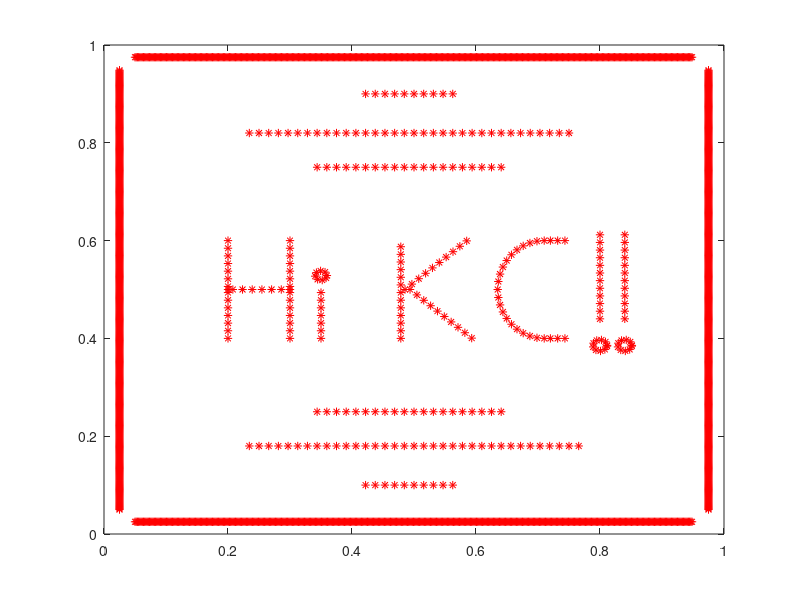
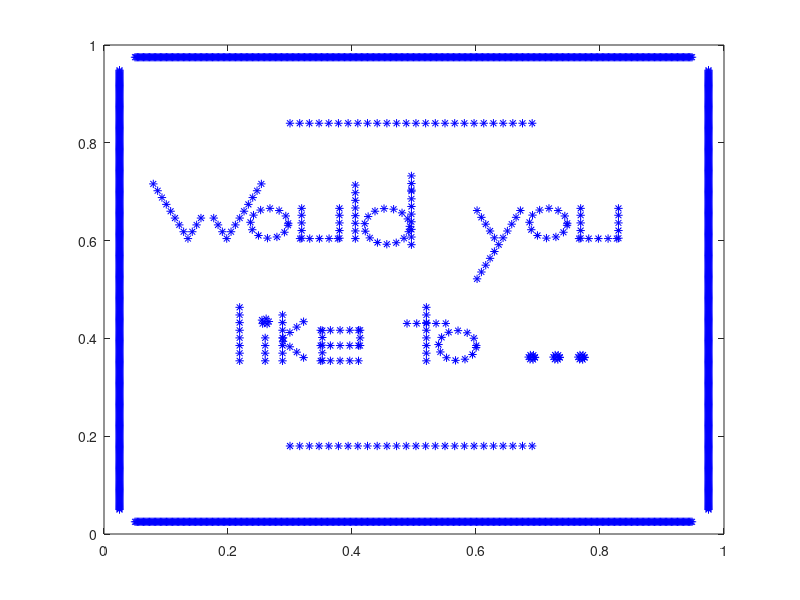
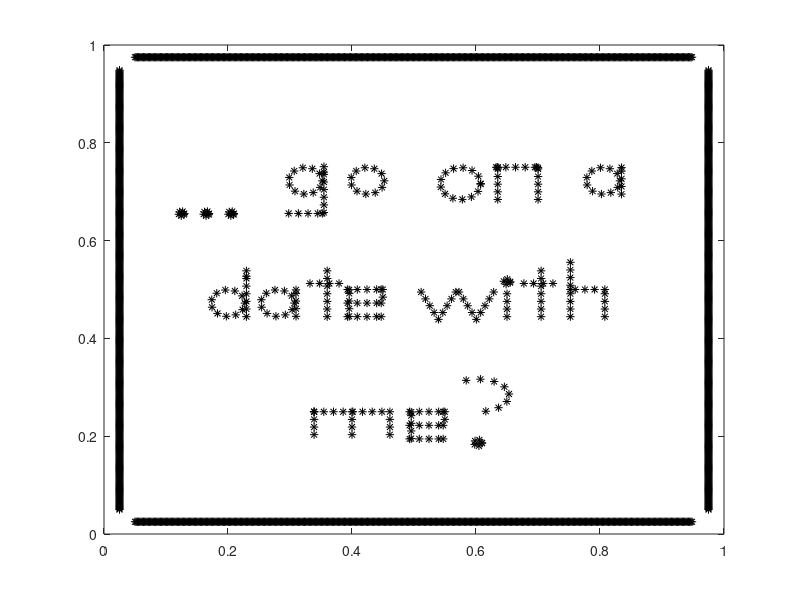

Recreate these plots in MATLAB, in order.
%-------------------------------------------------------------------------------------------------------------------%
%
% IB2d is an Immersed Boundary Code (IB) for solving fully coupled non-linear 
% 	fluid-structure interaction models. This version of the code is based off of
%	Peskin's Immersed Boundary Method Paper in Acta Numerica, 2002.
%
% Author: Nicholas A. Battista
% Email:  nick.battista@unc.edu
% Date Created: May 27th, 2015
% Institution: UNC-CH
%
% This code is capable of creating Lagrangian Structures using:
% 	1. Springs
% 	2. Beams (*torsional springs)
% 	3. Target Points
%	4. Muscle-Model (combined Force-Length-Velocity model, "HIll+(Length-Tension)")
%
% One is able to update those Lagrangian Structure parameters, e.g., spring constants, resting %%	lengths, etc
% 
% There are a number of built in Examples, mostly used for teaching purposes. 
% 
% If you would like us %to add a specific muscle model, please let Nick (nick.battista@unc.edu) know.
%
%--------------------------------------------------------------------------------------------------------------------%

%%%%%%%%%%%%%%%%%%%%%%%%%%%%%%%%%%%%%%%%%%%%%%%%%%%%%%%%%%%%%%%%%%%%%%%%%%%%%%%%%%%%%%
%
% FUNCTION: creates the RUBBERBAND-EXAMPLE geometry and prints associated input files
%
%%%%%%%%%%%%%%%%%%%%%%%%%%%%%%%%%%%%%%%%%%%%%%%%%%%%%%%%%%%%%%%%%%%%%%%%%%%%%%%%%%%%%%

function Dear_KC()

%
% Grid Parameters (MAKE SURE MATCHES IN input2d !!!)
%
Nx =  32;        % # of Eulerian Grid Pts. in x-Direction (MUST BE EVEN!!!)
Ny =  32;        % # of Eulerian Grid Pts. in y-Direction (MUST BE EVEN!!!)
Lx = 1.0;        % Length of Eulerian Grid in x-Direction
Ly = 1.0;        % Length of Eulerian Grid in y-Direction
ds = Lx/(2*Nx);  % Spatial step!


% Immersed Structure Geometric / Dynamic Parameters %
N = 2*Nx;        % Number of Lagrangian Pts. (2x resolution of Eulerian grid)
ds_Rest = 0;     % Resting length of springs
struct_name = 'dear_KC'; % Name for .vertex, .spring, etc files.

% Line on top and bottom of geometry
ds2 = 0.125*ds;
xLine = Lx/20:ds2:0.95*Lx;
yLineB = 0.025*Lx*ones(1,length(xLine));
yLineT= 0.975*Lx*ones(1,length(xLine));

xSq = [xLine xLine yLineB yLineT];
ySq = [yLineB yLineT xLine xLine];

% Call function to construct geometry
[x1,y1] = give_Me_Immsersed_Boundary_Geometry_1(Lx,Nx,ds);
x1 = [x1 xSq];
y1 = [y1 ySq];

% Call function to construct geometry
[x2,y2] = give_Me_Immsersed_Boundary_Geometry_2(Lx,Nx,ds,x1);
x2 = [x2 xSq];
y2 = [y2 ySq];

% Call function to construct geometry
[x3,y3] = give_Me_Immsersed_Boundary_Geometry_3(Lx,Nx,ds);
x3 = [x3 xSq];
y3 = [y3 ySq];


% Plot Geometry to test BEFORE taking out pts.
figure(1)
plot(x1,y1,'r*'); hold on;
axis([0 Lx 0 Ly]);

figure(2)
plot(x2,y2,'b*'); hold on;
axis([0 Lx 0 Ly]);

figure(3)
plot(x3,y3,'k*'); hold on;
axis([0 Lx 0 Ly]);


% Print files to .txt files
please_Print_Vertices_To_File(x1,y1,x2,y2,x3,y3)

% Prints .vertex file!
print_Lagrangian_Vertices(x1,y1,struct_name);


% Prints .spring file!
%k_Spring = 1e7;
%print_Lagrangian_Springs(xLag,yLag,k_Spring,ds_Rest,struct_name);


% Prints .beam file!
%k_Beam = 0.5; C = 0.0;
%print_Lagrangian_Beams(xLag,yLag,k_Beam,C,struct_name);


% Prints .target file!
k_Target = 1e6;
print_Lagrangian_Target_Pts(x1,k_Target,struct_name);

%%%%%%%%%%%%%%%%%%%%%%%%%%%%%%%%%%%%%%%%%%%%%%%%%%%%%%%%%%%%%%%%%%%%%%%%
%
% FUNCTION: prints VERTEX points to a file called struct.vertex
%
%%%%%%%%%%%%%%%%%%%%%%%%%%%%%%%%%%%%%%%%%%%%%%%%%%%%%%%%%%%%%%%%%%%%%%%%

function print_Lagrangian_Vertices(xLag,yLag,struct_name)

    N = length(xLag);

    vertex_fid = fopen([struct_name '.vertex'], 'w');

    fprintf(vertex_fid, '%d\n', N );

    %Loops over all Lagrangian Pts.
    for s = 1:N
        X_v = xLag(s);
        Y_v = yLag(s);
        fprintf(vertex_fid, '%1.16e %1.16e\n', X_v, Y_v);
    end

    fclose(vertex_fid); 
    
%%%%%%%%%%%%%%%%%%%%%%%%%%%%%%%%%%%%%%%%%%%%%%%%%%%%%%%%%%%%%%%%%%%%%%%%
%
% FUNCTION: prints TARGET points to a file called struct.target
%
%%%%%%%%%%%%%%%%%%%%%%%%%%%%%%%%%%%%%%%%%%%%%%%%%%%%%%%%%%%%%%%%%%%%%%%%

function print_Lagrangian_Target_Pts(xLag,k_Target,struct_name)

    N = length(xLag);

    target_fid = fopen([struct_name '.target'], 'w');

    fprintf(target_fid, '%d\n', N );

    %Loops over all Lagrangian Pts.
    for s = 1:N
        if s > 284
            k_Target = 2.5e9;
        end
        fprintf(target_fid, '%d %1.16e\n', s, k_Target);
    end

    fclose(target_fid); 
    
    
%%%%%%%%%%%%%%%%%%%%%%%%%%%%%%%%%%%%%%%%%%%%%%%%%%%%%%%%%%%%%%%%%%%%%%%%%%%%%%%%%%%%%
%
% FUNCTION: prints BEAM (Torsional Spring) points to a file called struct.beam
%
%%%%%%%%%%%%%%%%%%%%%%%%%%%%%%%%%%%%%%%%%%%%%%%%%%%%%%%%%%%%%%%%%%%%%%%%%%%%%%%%%%%%%

function print_Lagrangian_Beams(xLag,yLag,k_Beam,C,struct_name)

    % k_Beam: beam stiffness
    % C: beam curvature
    
    N = length(xLag); % NOTE: Total number of beams = Number of Total Lag Pts. - 2

    beam_fid = fopen([struct_name '.beam'], 'w');

    fprintf(beam_fid, '%d\n', N );

    %spring_force = kappa_spring*ds/(ds^2);

    %BEAMS BETWEEN VERTICES
    for s = 2:N-1
            if  s <= N-1         
                fprintf(beam_fid, '%d %d %d %1.16e %1.16e\n',s-1, s, s+1, k_Beam, C);  
            else
                %Case s=N
                fprintf(beam_fid, '%d %d %d %1.16e %1.16e\n',s-1, s, 1,   k_Beam, C);  
            end
    end
    fclose(beam_fid); 


%%%%%%%%%%%%%%%%%%%%%%%%%%%%%%%%%%%%%%%%%%%%%%%%%%%%%%%%%%%%%%%%%%%%%%%%
%
% FUNCTION: prints SPRING points to a file called struct.spring
%
%%%%%%%%%%%%%%%%%%%%%%%%%%%%%%%%%%%%%%%%%%%%%%%%%%%%%%%%%%%%%%%%%%%%%%%%

function print_Lagrangian_Springs(xLag,yLag,k_Spring,ds_Rest,struct_name)

    N = length(xLag);

    spring_fid = fopen([struct_name '.spring'], 'w');

    fprintf(spring_fid, '%d\n', N );

    %spring_force = kappa_spring*ds/(ds^2);

    %SPRINGS BETWEEN VERTICES
    for s = 1:N
            if s < N         
                fprintf(spring_fid, '%d %d %1.16e %1.16e\n', s, s+1, k_Spring, ds_Rest);  
            else
                %Case s=N
                fprintf(spring_fid, '%d %d %1.16e %1.16e\n', s, 1,   k_Spring, ds_Rest);  
            end
    end
    fclose(spring_fid); 
    
    

%%%%%%%%%%%%%%%%%%%%%%%%%%%%%%%%%%%%%%%%%%%%%%%%%%%%%%%%%%%%%%%%%%%%%%%%
%
% FUNCTION: creates the Lagrangian structure geometry for PHASE 1
%           msg: "Hi KC!!"
%
%%%%%%%%%%%%%%%%%%%%%%%%%%%%%%%%%%%%%%%%%%%%%%%%%%%%%%%%%%%%%%%%%%%%%%%%

function [xLag,yLag] = give_Me_Immsersed_Boundary_Geometry_1(Lx,Nx,ds)

% The immsersed structure message #1: Hi KC!! %
len = Lx/5;

xC = -Lx/4;
yC = -Lx/2;
[xH,yH] = give_Me_The_Letter_Please(ds,len,'H',xC,yC);
[xi,yi] = give_Me_The_Letter_Please(ds,len,'i',xC-0.1,yC);
[xK,yK] = give_Me_The_Letter_Please(ds,len,'K',xC-0.28,yC);
[xCap,yCap] = give_Me_The_Letter_Please(ds,len,'C',xC-0.46,yC);
[xEx1,yEx1] = give_Me_The_Letter_Please(ds,1.2*len,'!',xC-0.55,yC);
[xEx2,yEx2] = give_Me_The_Letter_Please(ds,1.2*len,'!',xC-0.59,yC);

xBL2 =  0:ds:Lx/4+3*ds;  xBL2 = xBL2 + 3/8*Lx - 2*ds;
yTL2 =  0.75*ones(1,length(xBL2));
yBL2 =  0.25*ones(1,length(xBL2));

xBL = 0:ds:Lx/2+2*ds; xBL = xBL + Lx/4 - ds;
yTL = 0.82*ones(1,length(xBL));
yBL = 0.18*ones(1,length(xBL));

xBL3 = 0:ds:Lx/8+ds; xBL3 = xBL3 + 7/16*Lx -ds;
yBL3 = 0.9*ones(1,length(xBL3));
yTL3 = 0.1*ones(1,length(xBL3));


xLag = [xH xi xK xCap xEx1 xEx2 xBL xBL2 xBL3 xBL(1:end-1) xBL2 xBL3];
yLag = [yH yi yK yCap yEx1 yEx2 yBL yBL2 yBL3 yTL(1:end-1) yTL2 yTL3];

%plot(xH,yH,'r*'); hold on;
%plot(xi,yi,'r*'); hold on;
%plot(xK,yK,'r*'); hold on;
%plot(xCap,yCap,'r*'); hold on;
%plot(xEx1,yEx1,'r*'); hold on;
%plot(xEx2,yEx2,'r*'); hold on;
%axis([0 Lx 0 Lx]);

%%%%%%%%%%%%%%%%%%%%%%%%%%%%%%%%%%%%%%%%%%%%%%%%%%%%%%%%%%%%%%%%%%%%%%%%
%
% FUNCTION: creates the Lagrangian structure geometry for PHASE 2
%           msg: "Would you like to ..."
%
%%%%%%%%%%%%%%%%%%%%%%%%%%%%%%%%%%%%%%%%%%%%%%%%%%%%%%%%%%%%%%%%%%%%%%%%

function [xLag,yLag] = give_Me_Immsersed_Boundary_Geometry_2(Lx,Nx,ds,x1)

% The immsersed structure message #2: Woud you like to... %
len = Lx/8;

xC = -Lx/6;
yC = -2*Lx/3;
[xW,yW] = give_Me_The_Letter_Please(ds,len,'W',xC,yC);
[xo,yo] = give_Me_The_Letter_Please(ds,len,'o',xC-0.1,yC);
[xu,yu] = give_Me_The_Letter_Please(ds,len,'u',xC-0.18,yC);
[xl,yl] = give_Me_The_Letter_Please(ds,len,'l',xC-0.27,yC);
[xd,yd] = give_Me_The_Letter_Please(ds,1.2*len,'d',xC-0.29,yC);

[xy,yy] = give_Me_The_Letter_Please(ds,1.2*len,'y',xC-0.47,yC);
[xo2,yo2] = give_Me_The_Letter_Please(ds,len,'o',xC-0.55,yC);
[xu2,yu2] = give_Me_The_Letter_Please(ds,len,'u',xC-0.63,yC);

xC = -Lx/4;
yC = -1*Lx/4 - Lx/6;
[xl2,yl2] = give_Me_The_Letter_Please(ds,len,'l',xC,yC);
[xi,yi] = give_Me_The_Letter_Please(ds,len,'i',xC-0.01,yC);
[xk,yk] = give_Me_The_Letter_Please(ds,len,'k',xC-0.07,yC);
[xe,ye] = give_Me_The_Letter_Please(ds,len,'e',xC-0.13,yC);

[xt,yt] = give_Me_The_Letter_Please(ds,len,'t',xC-0.27,yC);
[xo3,yo3] = give_Me_The_Letter_Please(ds,len,'o',xC-0.32,yC);

yC = -1*Lx/5 - Lx/6;
[xo4,yo4] = give_Me_The_Letter_Please(ds/3,len/6,'o',xC-0.44,yC);
[xo5,yo5] = give_Me_The_Letter_Please(ds/3,len/6,'o',xC-0.48,yC);
[xo6,yo6] = give_Me_The_Letter_Please(ds/3,len/6,'o',xC-0.52,yC);

xLag = [xW xo xu xl xd xy xo2 xu2 xl2 xi xk xe xt xo3 xo4 xo5 xo6];
yLag = [yW yo yu yl yd yy yo2 yu2 yl2 yi yk ye yt yo3 yo4 yo5 yo6];

%x1Len = length(x1)
%xLagLen=length(xLag)
%PtsLeft = abs( length(xLag) - length(x1) )
%ds1 = (Lx/2.5)/( PtsLeft/2 - 1 );

xBL = 0:ds:Lx/2.5; xBL = xBL + 3/10*Lx;
yTL = 0.84*ones(1,length(xBL));
yBL = 0.18*ones(1,length(xBL));


xLag = [xLag xBL xBL];
yLag = [yLag yTL yBL];

% plot(xW,yW,'r*'); hold on;
% plot(xo,yo,'r*'); hold on;
% plot(xu,yu,'r*'); hold on;
% plot(xl,yl,'r*'); hold on;
% plot(xd,yd,'r*'); hold on;
% 
% plot(xy,yy,'r*'); hold on;
% plot(xo2,yo2,'r*'); hold on;
% plot(xu2,yu2,'r*'); hold on;
% 
% plot(xl2,yl2,'r*'); hold on;
% plot(xi,yi,'r*'); hold on;
% plot(xk,yk,'r*'); hold on;
% plot(xe,ye,'r*'); hold on;
% 
% plot(xt,yt,'r*'); hold on;
% plot(xo3,yo3,'r*'); hold on;
% 
% plot(xo4,yo4,'r*'); hold on;
% plot(xo5,yo5,'r*'); hold on;
% plot(xo6,yo6,'r*'); hold on;
% axis([0 Lx 0 Lx]);



%%%%%%%%%%%%%%%%%%%%%%%%%%%%%%%%%%%%%%%%%%%%%%%%%%%%%%%%%%%%%%%%%%%%%%%%
%
% FUNCTION: creates the Lagrangian structure geometry for PHASE 2
%           msg: "Would you like to ..."
%
%%%%%%%%%%%%%%%%%%%%%%%%%%%%%%%%%%%%%%%%%%%%%%%%%%%%%%%%%%%%%%%%%%%%%%%%

function [xLag,yLag] = give_Me_Immsersed_Boundary_Geometry_3(Lx,Nx,ds)

% The immsersed structure message #3: ...go on a date with me? %
len = Lx/9;

xC = -Lx/8;
yC = -3*Lx/4;
shift = 0.2;

[xo4,yo4] = give_Me_The_Letter_Please(ds/3,len/6,'o',xC,yC+0.09);
[xo5,yo5] = give_Me_The_Letter_Please(ds/3,len/6,'o',xC-0.04,yC+0.09);
[xo6,yo6] = give_Me_The_Letter_Please(ds/3,len/6,'o',xC-0.08,yC+0.09);

[xg,yg] = give_Me_The_Letter_Please(ds,len,'g',xC-shift,yC);
[xo,yo] = give_Me_The_Letter_Please(ds,len,'o',xC-0.1-shift,yC);

[xo2,yo2] = give_Me_The_Letter_Please(ds,1.2*len,'o',xC-0.25-shift,yC);
[xn,yn] = give_Me_The_Letter_Please(ds,1.2*len,'n',xC-0.34-shift,yC);

[xa,ya] = give_Me_The_Letter_Please(ds,len,'a',xC-0.48-shift,yC);


xC = -Lx/5;
yC = -Lx/2;
[xd,yd] = give_Me_The_Letter_Please(ds,len,'d',xC,yC);
[xa2,ya2] = give_Me_The_Letter_Please(ds,len,'a',xC-0.08,yC);
[xt,yt] = give_Me_The_Letter_Please(ds,len,'t',xC-0.16,yC);
[xe,ye] = give_Me_The_Letter_Please(ds,len,'e',xC-0.22,yC);

[xw,yw] = give_Me_The_Letter_Please(ds,1.1*len,'w',xC-0.37,yC);
[xi,yi] = give_Me_The_Letter_Please(ds,len,'i',xC-0.45,yC);
[xt2,yt2] = give_Me_The_Letter_Please(ds,len,'t',xC-0.505,yC);
[xh,yh] = give_Me_The_Letter_Please(ds,len,'h',xC-0.58,yC);

xC = -Lx/2.5;
yC = -Lx/4;
[xm,ym] = give_Me_The_Letter_Please(ds,1.1*len,'m',xC,yC);
[xe2,ye2] = give_Me_The_Letter_Please(ds,len,'e',xC-0.12,yC);
[xQU,yQU] = give_Me_The_Letter_Please(ds,1.2*len,'?',xC-0.22,yC);

xLag = [xo4 xo5 xo6 xg xo xo2 xn xa xd xa2 xt xe xw xi xt2 xh xm xe2 xQU];
yLag = [yo4 yo5 yo6 yg yo yo2 yn ya yd ya2 yt ye yw yi yt2 yh ym ye2 yQU];


% plot(xo4,yo4,'r*'); hold on;
% plot(xo5,yo5,'r*'); hold on;
% plot(xo6,yo6,'r*'); hold on;
% 
% plot(xg,yg,'r*'); hold on;
% plot(xo,yo,'r*'); hold on;
% 
% plot(xo2,yo2,'r*'); hold on;
% plot(xn,yn,'r*'); hold on;
% 
% plot(xa,ya,'r*'); hold on;
% 
% plot(xd,yd,'r*'); hold on;
% plot(xa2,ya2,'r*'); hold on;
% plot(xt,yt,'r*'); hold on;
% plot(xe,ye,'r*'); hold on;
% 
% plot(xw,yw,'r*'); hold on;
% plot(xi,yi,'r*'); hold on;
% plot(xt2,yt2,'r*'); hold on;
% plot(xh,yh,'r*'); hold on;
% 
% plot(xm,ym,'r*'); hold on;
% plot(xe2,ye2,'r*'); hold on;
% plot(xQU,yQU,'r*'); hold on;
% 
% axis([0 Lx 0 Lx]);




%%%%%%%%%%%%%%%%%%%%%%%%%%%%s%%%%%%%%%%%%%%%%%%%%%%%%%%%%%%%%%%%%%%%%%%%%
%
% FUNCTION: creates the Lagrangian structure geometry for the Heart
%
%%%%%%%%%%%%%%%%%%%%%%%%%%%%%%%%%%%%%%%%%%%%%%%%%%%%%%%%%%%%%%%%%%%%%%%%

function [xLag,yLag] = give_Me_Immsersed_Boundary_Geometry_Heart(Lx,Nx,frac,Nb)

% The immsersed structure is a heart %
ds = 2*pi/(Nb-1);
tVec = 0:ds:2*pi;

for i=1:length(tVec)
    t = tVec(i);
    xLag(i)	=	16*sin(t)^3;
    yLag(i)	=	13*cos(t)-5*cos(2*t)-2*cos(3*t)-cos(4*t);
end

xLag = frac*xLag + 0.5;
yLag = frac*yLag + 0.5;


%%%%%%%%%%%%%%%%%%%%%%%%%%%%%%%%%%%%%%%%%%%%%%%%%%%%%%%%%%%%%%%%%%%%%%%%
%
% FUNCTION: creates the Lagrangian structure geometry for PHASE 2 
%
%%%%%%%%%%%%%%%%%%%%%%%%%%%%%%%%%%%%%%%%%%%%%%%%%%%%%%%%%%%%%%%%%%%%%%%%

function [xLag,yLag] = give_Me_Immsersed_Boundary_Geometry_4(Lx,Nx,frac,Nb)

% The immsersed structure is a heart %
ds = 2*pi/(Nb-1);
tVec = 0:ds:2*pi;
for i=1:length(tVec)
    t = tVec(i);
    r(i) = 1 - sin(t);
    xLag(i)	=	r(i)*cos(t);
    yLag(i)	=	r(i)*sin(t);
end

xLag = frac*xLag;
yLag = frac*yLag;

minY = min(yLag);
yLag = yLag - 3*minY/8;


%%%%%%%%%%%%%%%%%%%%%%%%%%%%%%%%%%%%%%%%%%%%%%%%%%%%%%%%%%%%%%%%%%%%%%%%
%
% FUNCTION: take out Lagrangian Pts.
%
%%%%%%%%%%%%%%%%%%%%%%%%%%%%%%%%%%%%%%%%%%%%%%%%%%%%%%%%%%%%%%%%%%%%%%%%

function [x1,y1,x2,y2] = please_Take_Out_Points(x1,y1,x2,y2)

n1 = 50;
n2 = 70;

x1 = [x1(1:n1) x1(n2:end)];
y1 = [y1(1:n1) y1(n2:end)];

x2 = [x2(1:n1) x2(n2:end)];
y2 = [y2(1:n1) y2(n2:end)];


%%%%%%%%%%%%%%%%%%%%%%%%%%%%%%%%%%%%%%%%%%%%%%%%%%%%%%%%%%%%%%%%%%%%%%%%
%
% FUNCTION: prints all Vertices to File
%
%%%%%%%%%%%%%%%%%%%%%%%%%%%%%%%%%%%%%%%%%%%%%%%%%%%%%%%%%%%%%%%%%%%%%%%%

function please_Print_Vertices_To_File(X1,Y1,X2,Y2,X3,Y3)

fileID = fopen('All_Positions.txt','w');
for j=1:length(X1)
    fprintf(fileID,'%1.16e %1.16e %1.16e %1.16e %1.16e %1.16e %1.16e %1.16e\n', X1(j),Y1(j),X2(j),Y2(j),X3(j),Y3(j),X3(j),Y3(j) );
end
fclose(fileID);

%%%%%%%%%%%%%%%%%%%%%%%%%%%%%%%%%%%%%%%%%%%%%%%%%%%%%%%%%%%%%%%%%%%%%%%%%
%
% FUNCTION: give me the letter!!!!!
%
%%%%%%%%%%%%%%%%%%%%%%%%%%%%%%%%%%%%%%%%%%%%%%%%%%%%%%%%%%%%%%%%%%%%%%%%%

function [x,y] = give_Me_The_Letter_Please(ds,len,letter,xC,yC)

if strcmp(letter,'a')
    r = len/4.1;
    dt = ds/r;
    theta = 0:dt:2*pi;
    for i=1:length(theta)
       xA(i) = r*cos(theta(i)) - xC;
       yA(i) = r*sin(theta(i)) - yC - len/4;
    end
    
    yLine = [-r:ds:r r]; yLine = yLine - yC - len/4;
    xLine = r*ones(1,length(yLine)) - (xC-ds/6);
    
    x = [xA xLine];
    y = [yA yLine];

elseif strcmp(letter,'C')
    
    r = len/2;
        dt = ds/r;
    theta = pi/2:dt:pi-0.25*dt;
    theta = [theta pi -theta];
    for i=1:length(theta)
       x(i) = 3*r/4*cos(theta(i)) - xC;
       y(i) = r*sin(theta(i)) - yC;
    end
    
    xTB = 0:3*ds/4:len/6;
    xTB = xTB - xC + 0.01;
    yT = r*ones(1,length(xTB))-yC;
    yB = -r*ones(1,length(xTB))-yC;
    
    x = [xTB x xTB];
    y = [yT y yB];
    
    

    length(x)
    
elseif strcmp(letter,'d')
    
    r = len/4.1;
    dt = ds/r;
    theta = 0:dt:2*pi;
    for i=1:length(theta)
       xA(i) = r*cos(theta(i)) - xC;
       yA(i) = r*sin(theta(i)) - yC - len/4;
    end
    
    yLine = [-len/2:ds:len/2.25 r]; yLine = yLine - yC;
    xLine = r*ones(1,length(yLine)) - (xC-ds/6);
    
    x = [xA xLine];
    y = [yA yLine];
    
 elseif strcmp(letter,'e')
        
    r = len/4.1;
    yV = [-r:ds:r r]; 
    xH = yV - xC;
    yH = zeros(1,length(xH)) - yC;
    yH2 = yH - len/4;
    yH3 = yH - len/2;
    
    yV = yV - yC - len/4;
    xV = r*ones(1,length(yV));
    
    yV3 = 0:-ds:-len/4;
    yV3 = yV3 - yC;
    xV3 = r*ones(1,length(yV3));
        
    x = [-xV-(xC-ds/6) xH xV3-(xC-ds/6) xH xH];
    y = [yV yH yV3 yH2 yH3];
           
    
elseif strcmp(letter,'g')
    
    r = len/4.1;
    dt = ds/r;
    theta = 0:dt:2*pi;
    for i=1:length(theta)
       xA(i) = r*cos(theta(i)) - xC;
       yA(i) = r*sin(theta(i)) - yC - len/4;
    end
    
    yLine = [-len/2:ds:len/2.25 r]; yLine = yLine - yC - len/3;
    xLine = r*ones(1,length(yLine)) - (xC-ds/6);
    
    yV = [-r:ds:r r]; 
    xH = yV - xC;
    yH = zeros(1,length(xH)) - yC - 0.85*len;
    
    x = [xA xLine xH];
    y = [yA yLine yH];
    
elseif strcmp(letter,'h')

   yLine = -len/2:ds:0-ds/4;
   yLine = [yLine 0 -yLine];
   yLine1 = yLine - yC;
   xLine1 = 1/2*len/2*ones(1,length(yLine1));
   
   yLine2 = -len/2:ds:0-ds/4;
   yLine2 = [yLine2 0];
   yLine2 = yLine2 - yC;
   xLine2 = 1/2*len/2*ones(1,length(yLine2));
   
   xH = (-1/2*len/2+ds/2:ds:1/2*len/2-ds/4);
   xH = xH - xC;
   yH = zeros(1,length(xH)) - yC;
   
   x = [-xLine1-xC xH xLine2-xC];
   y = [yLine1 yH yLine2];    
   
elseif strcmp(letter,'H')
   yLine = -len/2:ds:0-ds/4;
   yLine = [yLine 0 -yLine];
   yLine = yLine - yC;
   xLine = 1/2*len/2*ones(1,length(yLine));
   xH = (-1/2*len/2+ds/2:ds:1/2*len/2-ds/4);
   xH = xH - xC;
   yH = zeros(1,length(xH)) - yC;
   
   x = [-xLine-xC xH xLine-xC];
   y = [yLine yH yLine];
   
elseif strcmp(letter,'i')
    
   yLine = -len/2:ds:0-ds/4;
   yLine = yLine - yC;
   xLine = zeros(1,length(yLine)) - xC; 
   
    r = len/21;
    dt = ds/(2*r);
    theta = 0:dt:2*pi;
    for i=1:length(theta)
       xDot(i) = r*cos(theta(i)) - xC;
       yDot(i) = r*sin(theta(i)) - yC + len/7;
    end
    
    x = [xLine xDot];
    y = [yLine yDot];
    

elseif strcmp(letter,'k')
    
   yLine = -len/2:ds:len/2;
   yLine = yLine - yC;
   xLine = zeros(1,length(yLine)) -xC-len/3.9;

   XD = 0:ds:len/sqrt(2);
   YD = zeros(1,length(XD));
   
   %rotate!
   for i=1:length(XD)
      xDt(i) = XD(i)*cos(pi/4)-YD(i)*sin(pi/4);
      yDt(i) = XD(i)*sin(pi/4)+YD(i)*cos(pi/4);
      
      xDb(i) = XD(i)*cos(pi/4)-YD(i)*sin(-pi/4);
      yDb(i) = XD(i)*sin(-pi/4)+YD(i)*cos(pi/4);
   end
   xDt = xDt - xC - len/4;
   yDt = yDt - yC;
   
   xDb = xDb - xC - len/4;
   yDb = yDb - yC;
   
   x = [xLine(1:ceil(0.75*end)) xDt(1:ceil(2*end/3)) xDb(1:ceil(2*end/3))];
   y = [yLine(1:ceil(0.75*end)) yDt(1:ceil(2*end/3))-len/8 yDb(1:ceil(2*end/3))-len/5.5];
    
elseif strcmp(letter,'K')
    
   yLine = -len/2:ds:len/2;
   yLine = yLine - yC;
   xLine = zeros(1,length(yLine)) -xC-len/3.9;

   XD = 0:ds:len/sqrt(2);
   YD = zeros(1,length(XD));
   
   %rotate!
   for i=1:length(XD)
      xDt(i) = XD(i)*cos(pi/4)-YD(i)*sin(pi/4);
      yDt(i) = XD(i)*sin(pi/4)+YD(i)*cos(pi/4);
      
      xDb(i) = XD(i)*cos(pi/4)-YD(i)*sin(-pi/4);
      yDb(i) = XD(i)*sin(-pi/4)+YD(i)*cos(pi/4);
   end
   xDt = xDt - xC - len/4.5;
   yDt = yDt - yC;
   
   xDb = xDb - xC - len/5.5;
   yDb = yDb - yC;
   
   x = [xLine xDt xDb];
   y = [yLine yDt yDb];

 
elseif strcmp(letter,'l')
    
   yLine = -len/2:ds:len/2.25;
   yLine = yLine - yC;
   xLine = 1/2*len/2*ones(1,length(yLine));

   x = -xLine-xC;
   y = yLine;

elseif strcmp(letter,'m')
        
    r = len/2;
    xH = -r:ds:r;  xH = xH - xC;
    yH = zeros(1,length(xH)) - yC;
    yV = 0:-ds:-len/2; yV = yV - yC;
    xV = -r*ones(1,length(yV)) - xC;
    xV2 = zeros(1,length(yV)) - xC;
    xV3 = r*ones(1,length(yV)) - xC;
    
    yVS = 0:ds:len/12;
    yVS = yVS - yC;
    xVS = -r*ones(1,length(yVS)) - xC;
        
    x = [xVS xH xV xV2 xV3];
    y = [yVS yH yV yV yV];
    
elseif strcmp(letter,'n')
        
    r = len/4.1;
    yV = [-r:ds:r r]; 
    xH = yV - xC;
    yH = zeros(1,length(xH)) - yC;
    
    yV = yV - yC - len/4;
    xV = r*ones(1,length(yV));
    
    yV2 = 0:ds:len/12;
    yV2 = yV2 - yC;
    xV2 = r*ones(1,length(yV2));
        
    x = [-xV-(xC-ds/6) -xV2-(xC-ds/6) xH xV-(xC-ds/6)];
    y = [yV yV2 yH yV];
    
   
elseif strcmp(letter,'o')
       
    r = len/4.1;
    dt = ds/r;
    theta = 0:dt:2*pi;
    for i=1:length(theta)
       x(i) = r*cos(theta(i)) - xC;
       y(i) = r*sin(theta(i)) - yC - len/4;
    end
    
 elseif strcmp(letter,'r')
        
    r = len/4.1;
    yV = [-r:ds:r r]; 
    xH = yV - xC;
    yH = zeros(1,length(xH)) - yC;
    
    yV = yV - yC - len/4;
    xV = r*ones(1,length(yV));
    
    yV2 = 0:ds:len/12;
    yV2 = yV2 - yC;
    xV2 = r*ones(1,length(yV2));
    
    yV3 = 0:-ds:-len/10;
    yV3 = yV3 - yC;
    xV3 = r*ones(1,length(yV3));
        
    x = [-xV-(xC-ds/6) -xV2-(xC-ds/6) xH xV3-(xC-ds/6)];
    y = [yV yV2 yH yV3];
       
    
elseif strcmp(letter,'t')
    
   yLine = -len/2:ds:len/2.25;
   yLine = yLine - yC;
   xLine = zeros(1,length(yLine));

   xH = -len/4:ds:len/4;
   xH = xH-xC;
   yH = zeros(1,length(xH)) - yC + len/9;
   
   x = [xLine-xC xH];
   y = [yLine yH];
   
    
elseif strcmp(letter,'u')
        
    r = len/4.1;
    yV = [-r:ds:r r]; 
    xH = yV - xC;
    yH = zeros(1,length(xH)) - yC - len/2;
    
    yV = yV - yC - len/4;
    xV = r*ones(1,length(yV));
    
    x = [-xV-(xC-ds/6) xH xV-(xC-ds/6)];
    y = [yV yH yV];

elseif strcmp(letter,'v')
    
   XD = 0:ds:sqrt(5)*len/4;
   YD = zeros(1,length(XD));
   
   %rotate!
   ang = atan(2);
   for i=1:length(XD)
      xDr(i) = XD(i)*cos(ang)-YD(i)*sin(ang);
      yDr(i) = XD(i)*sin(ang)+YD(i)*cos(ang);
      
      xDL(i) = XD(i)*cos(pi-ang)-YD(i)*sin(pi-ang);
      yDL(i) = XD(i)*sin(pi-ang)+YD(i)*cos(pi-ang);
   end
   xDr = xDr - xC;
   yDr = yDr - yC - len/2;
 
   xDL = xDL - xC;
   yDL = yDL - yC - len/2;
 
   x = [xDL xDr(2:end)];
   y = [yDL yDr(2:end)];
   
elseif strcmp(letter,'w')
    
   XD = 0:ds:sqrt(5)*len/4;
   YD = zeros(1,length(XD));
   
   %rotate!
   ang = atan(2);
   for i=1:length(XD)
      xDr(i) = XD(i)*cos(ang)-YD(i)*sin(ang);
      yDr(i) = XD(i)*sin(ang)+YD(i)*cos(ang);
      
      xDL(i) = XD(i)*cos(pi-ang)-YD(i)*sin(pi-ang);
      yDL(i) = XD(i)*sin(pi-ang)+YD(i)*cos(pi-ang);
   end
   xDr = xDr - xC - len/4;
   yDr = yDr - yC - len/2;
 
   xDL = xDL - xC - len/4;
   yDL = yDL - yC - len/2;
 
   x = [xDL xDr(2:end) xDL+len/2 xDr(2:end)+len/2];
   y = [yDL yDr(2:end) yDL yDr(2:end)];   
   
elseif strcmp(letter,'W')
    
   XD = 0:ds:sqrt(5)*len/2;
   YD = zeros(1,length(XD));
   
   %rotate!
   ang = atan(2);
   for i=1:length(XD)
      xDr(i) = XD(i)*cos(ang)-YD(i)*sin(ang);
      yDr(i) = XD(i)*sin(ang)+YD(i)*cos(ang);
      
      xDL(i) = XD(i)*cos(pi-ang)-YD(i)*sin(pi-ang);
      yDL(i) = XD(i)*sin(pi-ang)+YD(i)*cos(pi-ang);
   end
   xDr = xDr - xC - len/4;
   yDr = yDr - yC - len/2;
 
   xDL = xDL - xC - len/4;
   yDL = yDL - yC - len/2;
 
   x = [xDL xDr(2:floor(end/2)) xDL(1:floor(end/2))+len/2 xDr(2:end)+len/2];
   y = [yDL yDr(2:floor(end/2)) yDL(1:floor(end/2))       yDr(2:end)];     
   
elseif strcmp(letter,'y')
    
   XD = 0:ds:sqrt(5)*len/4;
   YD = zeros(1,length(XD));
   
   %rotate!
   ang = atan(2);
   for i=1:length(XD)
      xDr(i) = XD(i)*cos(ang)-YD(i)*sin(ang);
      yDr(i) = XD(i)*sin(ang)+YD(i)*cos(ang);
      
      xDL(i) = XD(i)*cos(pi-ang)-YD(i)*sin(pi-ang);
      yDL(i) = XD(i)*sin(pi-ang)+YD(i)*cos(pi-ang);
      
      xB(i) = XD(i)*cos(pi+ang)-YD(i)*sin(pi+ang);
      yB(i) = XD(i)*sin(pi+ang)+YD(i)*cos(pi+ang);
   end
   xDr = xDr - xC;
   yDr = yDr - yC - len/2;
 
   xDL = xDL - xC;
   yDL = yDL - yC - len/2;
   
   xB = xB - xC;
   yB = yB - yC - len/2;
 
   x = [xDL xDr(2:end) xB(2:end)];
   y = [yDL yDr(2:end) yB(2:end)];
      
   
elseif strcmp(letter,'!')
    
   yLine = -len/4:ds:len/2;
   yLine = yLine - yC;
   xLine = zeros(1,length(yLine)) - xC; 
   
    r = len/21;
    dt = ds/(2*r);
    theta = 0:dt:2*pi;
    for i=1:length(theta)
       xDot(i) = r*cos(theta(i)) - xC;
       yDot(i) = r*sin(theta(i)) - yC - len/2.1;
    end
    
    x = [xLine xDot];
    y = [yLine yDot];  
    
elseif strcmp(letter,'?')
    
    %xT = 0:ds:len/8-ds; xT = xT - xC - len/4;
    %yT = zeros(1,length(xT)) - yC + len/2;

    r = len/4;
    dt = ds/r;
    theta = 1.25*pi/2:-dt:-pi/2;
    for i=1:length(theta)
       xL(i) = 1.5*r*cos(theta(i)) - xC - len/8;
       yL(i) = r*sin(theta(i)) - yC + len/4;
    end
    
    yV = -ds:-ds:-len/3.25;
    xV = zeros(1,length(yV)) - xC - len/8;
    
    r = len/21;
    dt = ds/(2*r);
    theta = 0:dt:2*pi;
    for i=1:length(theta)
       xDot(i) = r*cos(theta(i)) - xC -len/8;
       yDot(i) = r*sin(theta(i)) - yC - len/2.1;
    end
    
    x = [xL xV xDot];
    y = [yL yV yDot];  
 
end
